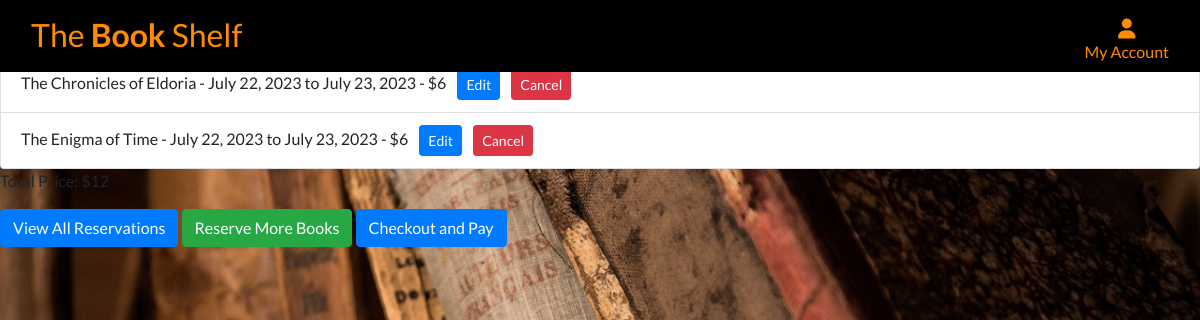
The app's page /rental/user_reservations/ (signed in) with its own data.
### rental/models.py (models this page shows, shortened)
class Reservation(models.Model):
    book = models.ForeignKey(Book, on_delete=models.CASCADE)
    user = models.ForeignKey(User, on_delete=models.CASCADE)
    start_date = models.DateField()
    end_date = models.DateField()
    is_checked_out = models.BooleanField(default=False)

class Book(models.Model):
    title = models.CharField(max_length=200)
    author = models.CharField(max_length=100)
    description = models.TextField()
    image = models.ImageField(blank=True, null=True)

### rental/views.py (the view)
# urls.py: path('user_reservations/', views.user_reservations, name='user_reservations'),
@login_required
def user_reservations(request):
    user = request.user
    reservations = Reservation.objects.filter(user=user, is_checked_out=False)
    total_price = 0
    for reservation in reservations:
        num_days = (reservation.end_date - reservation.start_date).days + 1
        reservation.price = num_days * 3
        total_price += reservation.price
    return render(request, 'rental/user_reservations.html', {'reservations': reservations, 'total_price': total_price})

### rental/templates/rental/user_reservations.html
{% extends 'base.html' %}
{% block content %}
    <h1>Your Reservations</h1>
    <ul class="list-group">
        {% for reservation in reservations %}
            <li class="list-group-item">
                {{ reservation.book.title }} - {{ reservation.start_date }} to {{ reservation.end_date }}
                - ${{ reservation.price }}
                <a href="#" class="btn btn-primary btn-sm ml-2">Edit</a>
                <a href="#" class="btn btn-danger btn-sm ml-2">Cancel</a>
            </li>
        {% empty %}
            <li class="list-group-item">You have no reservations.</li>
        {% endfor %}
    </ul>
    <p>Total Price: ${{ total_price }}</p>
    <a class="btn btn-primary" href="#">View All Reservations</a>
    <a class="btn btn-success" href="{% url 'book_list' %}">Reserve More Books</a>
    <a class="btn btn-primary" href="#">Checkout and Pay</a>
{% endblock %}

### static/css/base.css (style rules this page uses)
html { height: 100%; }
body { background: url('/media/homepage_background.jpg') no-repeat center center; background-size: cover; height: calc(100vh - 150px); font-family: 'Lato'; }

### records on screen
Reservation: book "The Chronicles of Eldoria", start_date "July 22, 2023", end_date "July 23, 2023", price "6"
Reservation: book "The Enigma of Time", start_date "July 22, 2023", end_date "July 23, 2023", price "6"

### other values on screen
{{ total_price }} "12"
